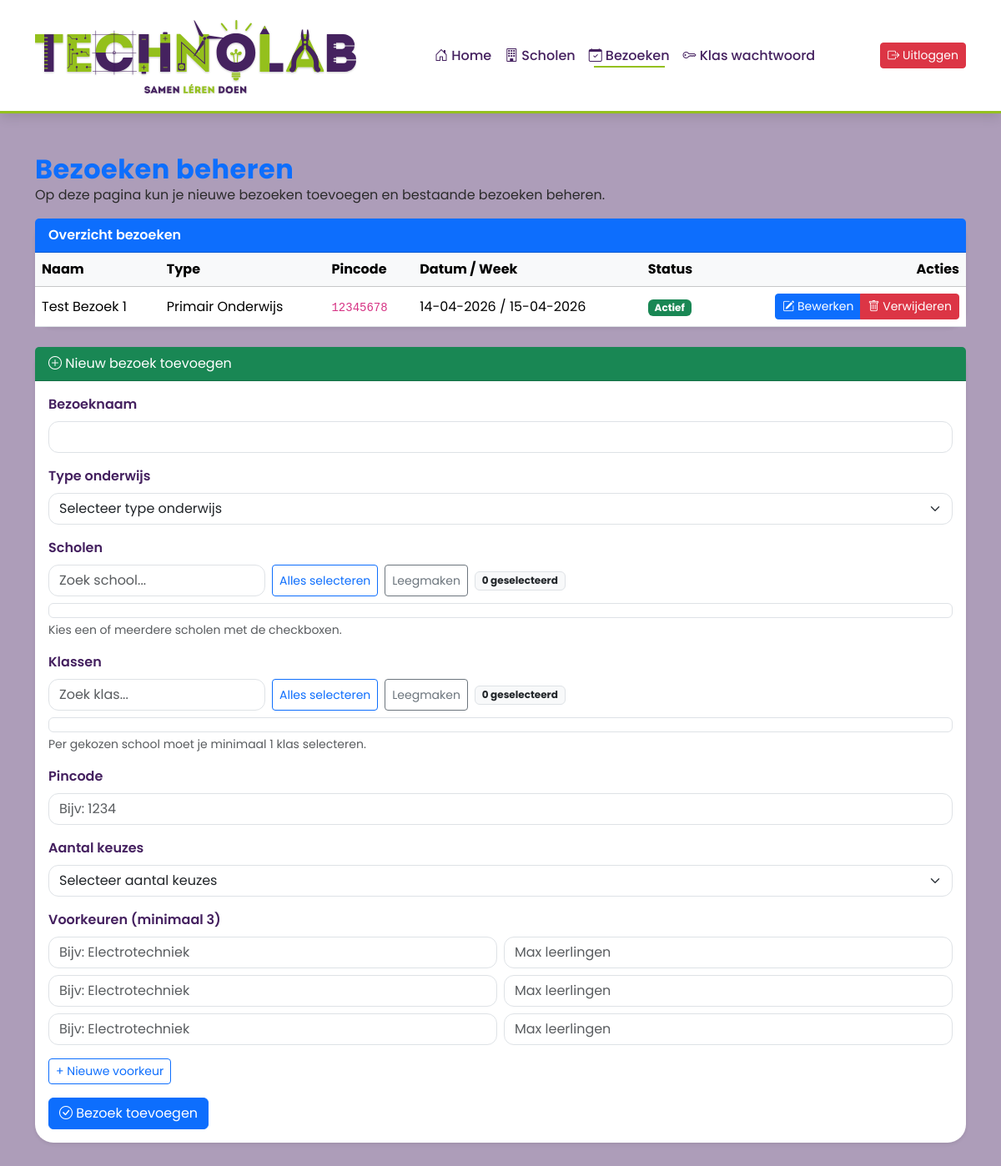
Page /bezoeken.php (signed in) on the earlier database version.
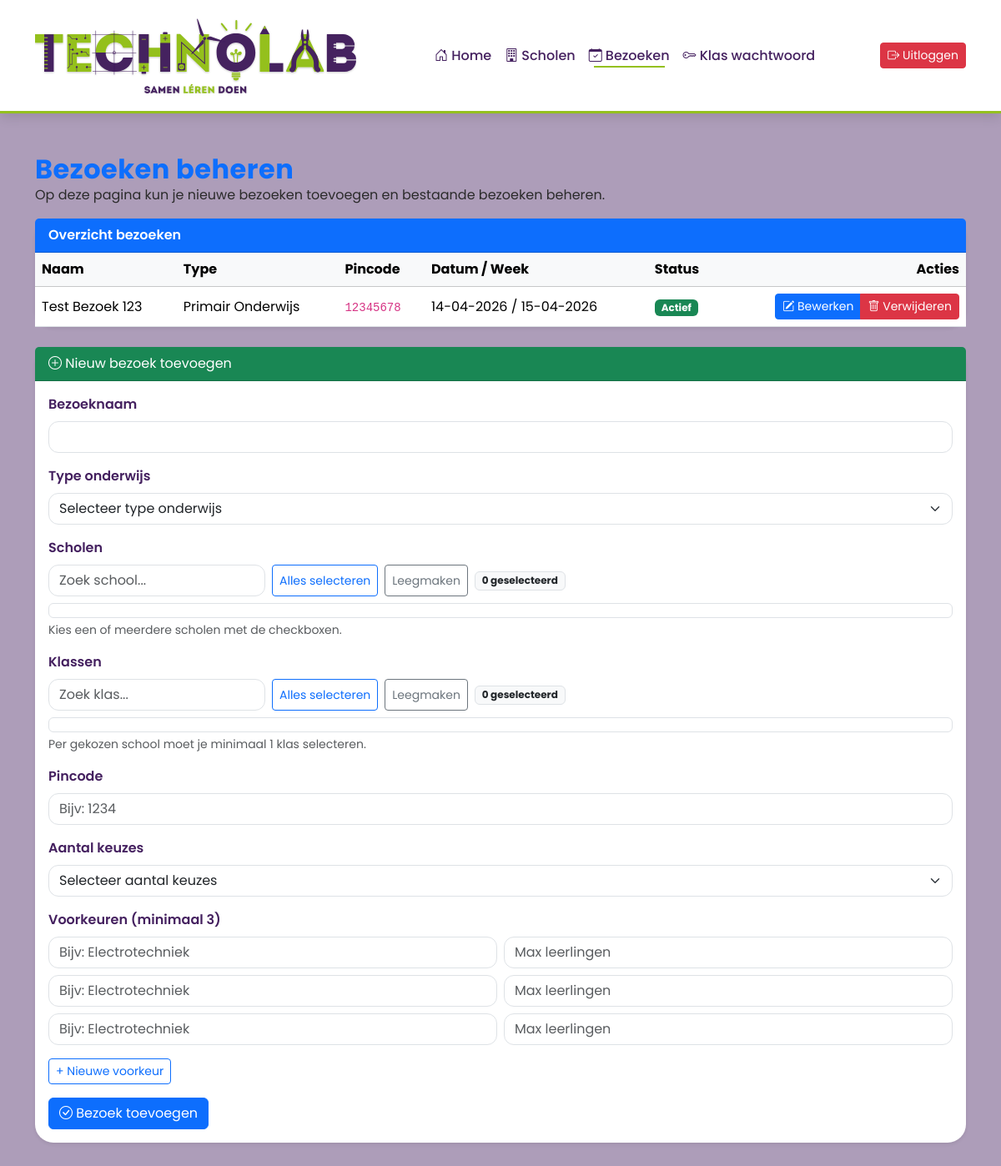
Same page on the later database version.
### tables this page shows
CREATE TABLE `bezoek` (
  `bezoek_id` int(11) NOT NULL,
  `naam` varchar(255) NOT NULL,
  `type_onderwijs` enum('PO','VO','MBO') NOT NULL,
  `schooljaar` varchar(5) NOT NULL,
  `pincode` varchar(50) NOT NULL,
  `max_keuzes` tinyint(3) UNSIGNED NOT NULL DEFAULT 2,
  `po_dag1` datetime DEFAULT NULL,
  `po_dag2` datetime DEFAULT NULL,
  `vo_week_start` date DEFAULT NULL,
  `vo_week_eind` date DEFAULT NULL,
  `actief` tinyint(1) NOT NULL DEFAULT 1,
  `created_at` timestamp NOT NULL DEFAULT current_timestamp()
);

### bezoeken.php (the view, shortened to what the changed rows need)
<?php
require 'includes/header.php';
$alle_bezoeken_result = $conn->query('SELECT * FROM bezoek ORDER BY created_at DESC');
$highlight_id = isset($_GET['highlight']) ? (int)$_GET['highlight'] : null;
?>
<div class="ttr-app">
    <div class="container py-5">
        <h2 class="fw-bold text-primary mb-0">Bezoeken beheren</h2>
        <div class="card mb-4 shadow-sm">
            <div class="card-body p-0">
                <div class="table-responsive">
                    <table class="table table-hover align-middle mb-0">
                        <thead class="table-light">
                            <tr>
                                <th>Naam</th>
                                <th>Type</th>
                                <th>Pincode</th>
                                <th>Datum / Week</th>
                                <th>Status</th>
                                <th class="text-end">Acties</th>
                            </tr>
                        </thead>
                        <tbody>
                            <?php if ($alle_bezoeken_result && $alle_bezoeken_result->num_rows > 0): ?>
                                <?php while ($brow = $alle_bezoeken_result->fetch_assoc()): ?>
                                    <?php
                                        $type_labels = ['PO' => 'Primair Onderwijs', 'VO' => 'Voortgezet Onderwijs', 'MBO' => 'MBO'];
                                        $type_label = $type_labels[$brow['type_onderwijs']] ?? $brow['type_onderwijs'];
                                        if ($brow['type_onderwijs'] === 'PO') {
                                            $datum_str = $brow['po_dag1'] ? date('d-m-Y', strtotime($brow['po_dag1'])) : '—';
                                            if ($brow['po_dag2']) $datum_str .= ' / ' . date('d-m-Y', strtotime($brow['po_dag2']));
                                        } else {
                                            $datum_str = ($brow['vo_week_start'] ? date('d-m-Y', strtotime($brow['vo_week_start'])) : '—');
                                            if ($brow['vo_week_eind']) $datum_str .= ' t/m ' . date('d-m-Y', strtotime($brow['vo_week_eind']));
                                        }
                                    ?>
                                    <tr<?= ($highlight_id === (int)$brow['bezoek_id']) ? ' class="table-warning"' : '' ?>>
                                        <td><?= htmlspecialchars($brow['naam']) ?></td>
                                        <td><?= htmlspecialchars($type_label) ?></td>
                                        <td><code><?= htmlspecialchars($brow['pincode']) ?></code></td>
                                        <td><?= htmlspecialchars($datum_str) ?></td>
                                        <td>
                                            <?php if ($brow['actief']): ?>
                                                <span class="badge bg-success">Actief</span>
                                            <?php else: ?>
                                                <span class="badge bg-secondary">Inactief</span>
                                            <?php endif; ?>
                                        </td>
                                        <td class="text-end">
                                            <div class="btn-group" role="group">
                                                <a href="bezoeken.php?edit=<?= (int)$brow['bezoek_id'] ?>" class="btn btn-primary btn-sm">
                                                    <i class="bi bi-pencil-square"></i> Bewerken
                                                </a>
                                                <a href="bezoeken.php?delete=<?= (int)$brow['bezoek_id'] ?>" class="btn btn-danger btn-sm js-confirm" data-confirm="Weet je zeker dat je dit bezoek wilt verwijderen?">
                                                    <i class="bi bi-trash"></i> Verwijderen
                                                </a>
                                            </div>
                                        </td>
                                    </tr>
                                <?php endwhile; ?>
                            <?php else: ?>
                                <tr>
                                    <td colspan="6" class="text-muted text-center py-3">Nog geen bezoeken aangemaakt.</td>
                                </tr>
                            <?php endif; ?>
                        </tbody>
                    </table>
                </div>
            </div>
        </div>
    </div>
</div>
<?php require 'includes/footer.php'; ?>

Differences in the rows shown:
changed bezoek "Primair Onderwijs": naam "Test Bezoek 1" → "Test Bezoek 123"
